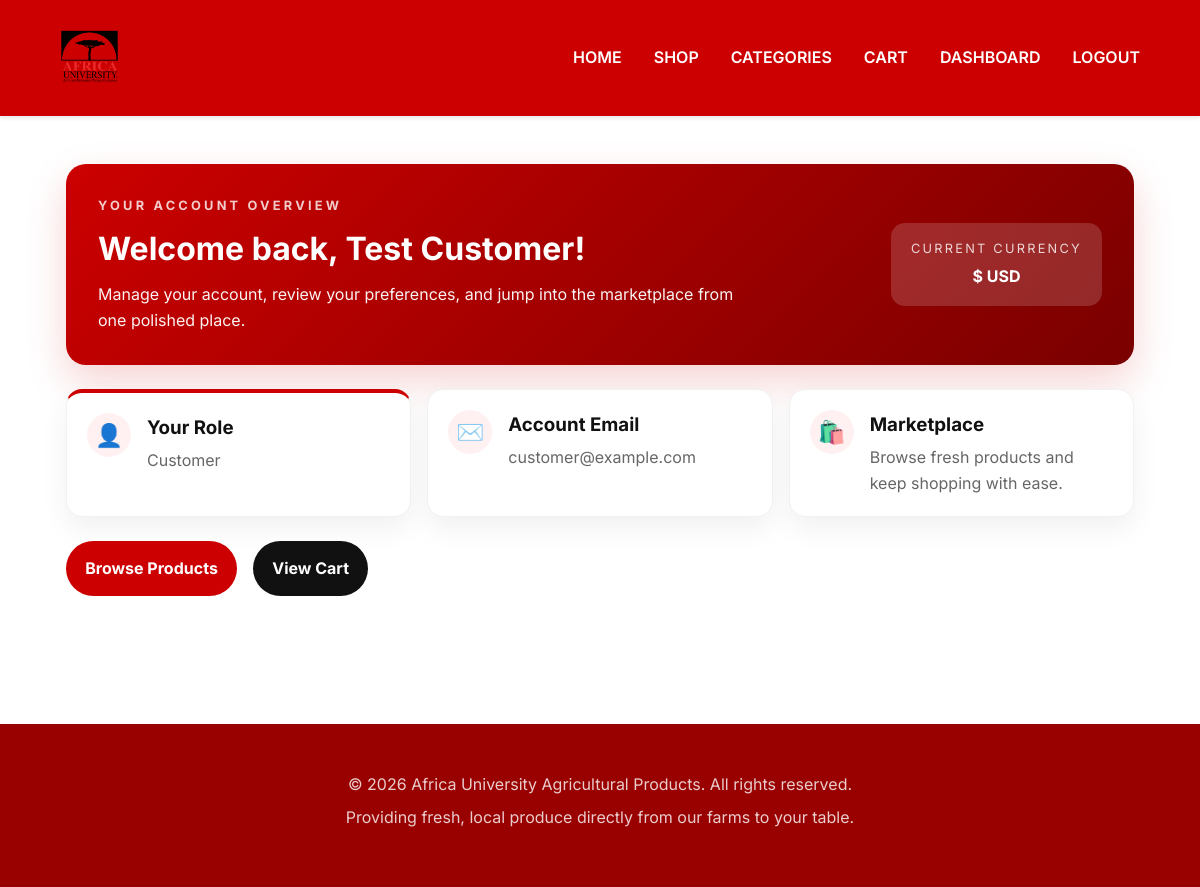
The app's page /dashboard (signed in) with its own data.
### app.py (models this page shows, shortened)
class User(db.Model):
    __tablename__ = "users"
    id = db.Column(db.Integer, primary_key=True)
    fullname = db.Column(db.String(120), nullable=False)
    email = db.Column(db.String(120), unique=True, nullable=False)
    password_hash = db.Column(db.String(256), nullable=False)
    role = db.Column(db.String(50), nullable=False, default="customer")

### app.py (the view)
@app.route("/dashboard")
@login_required
def dashboard():
    return render_template("dashboard.html")

### app.py (called while the page is built, shortened)
def login_required(view):
    @wraps(view)
    def wrapped_view(*args, **kwargs):
        if g.user is None:
            flash("Please log in to access that page.", "warning")
            return redirect(url_for("login"))
        return view(*args, **kwargs)
    return wrapped_view

def get_cart_items():
    cart_entries = session.get("cart", [])
    items = []
    return items

@app.context_processor
def inject_cart():
    cart_items = get_cart_items()
    cart_total = sum(item["price"] * item["quantity"] for item in cart_items)
    currency = session.get("currency", "USD")
    currency_info = {
        "ZAR": {"code": "ZAR", "symbol": "R", "label": "South African Rand"},
        "USD": {"code": "USD", "symbol": "$", "label": "US Dollar"},
        "EUR": {"code": "EUR", "symbol": "€", "label": "Euro"},
    }.get(currency, {"code": currency, "symbol": currency, "label": currency})
    return dict(
        global_cart=cart_items,
        global_cart_total=cart_total,
        selected_currency=currency,
        currency_info=currency_info,
    )

### templates/dashboard.html (shortened to what this page needs)
{% extends "base.html" %}
{% block content %}
<div class="dashboard-shell">
    <section class="dashboard-hero">
        <div>
            <p class="eyebrow">Your account overview</p>
            <h2>Welcome back, {{ g.user.fullname }}!</h2>
            <p class="hero-copy">Manage your account, review your preferences, and jump into the marketplace from one polished place.</p>
        </div>
        <div class="hero-badge">
            <span class="hero-badge-label">Current currency</span>
            <strong>{{ currency_info.symbol }} {{ currency_info.code }}</strong>
        </div>
    </section>
    <section class="dashboard-grid">
        <article class="dashboard-card dashboard-card-accent">
            <div class="card-icon">👤</div>
            <div>
                <h3>Your Role</h3>
                <p>{{ g.user.role|capitalize }}</p>
            </div>
        </article>
        <article class="dashboard-card">
            <div class="card-icon">✉️</div>
            <div>
                <h3>Account Email</h3>
                <p>{{ g.user.email }}</p>
            </div>
        </article>
        <article class="dashboard-card">
            <div class="card-icon">🛍️</div>
            <div>
                <h3>Marketplace</h3>
                <p>Browse fresh products and keep shopping with ease.</p>
            </div>
        </article>
    </section>
    <section class="dashboard-actions">
        <a href="{{ url_for('products') }}" class="action-link">Browse Products</a>
        <a href="{{ url_for('cart') }}" class="action-link action-link-secondary">View Cart</a>
    </section>
</div>
{% endblock %}

### static/css/style.css (style rules this page uses)
:root { --primary-color: #cc0000; --primary-hover: #990000; --secondary-color: #000000; --bg-color: #ffffff; --surface-color: #ffffff; --text-primary: #000000; --text-secondary: #333333; --border-color: #cccccc; --shadow-sm: 0 2px 4px rgba(0,0,0,0.1); --shadow-md: 0 4px 6px rgba(0,0,0,0.15); --shadow-lg: 0 10px 15px rgba(0,0,0,0.2); --radius: 4px; --transition: all 0.3s ease; }
* { margin: 0; padding: 0; box-sizing: border-box; }
body { font-family: 'Inter', -apple-system, BlinkMacSystemFont, "Segoe UI", Roboto, sans-serif; background-color: var(--bg-color); color: var(--text-primary); line-height: 1.6; min-height: 100vh; display: flex; flex-direction: column; }
.dashboard-shell { max-width: 1100px; margin: 3rem auto 4rem; padding: 0 1rem; }
.dashboard-hero { display: flex; justify-content: space-between; align-items: center; gap: 1.5rem; padding: 2rem; background: linear-gradient(135deg, #cc0000, #7a0000); color: white; border-radius: 20px; box-shadow: 0 16px 40px rgba(204, 0, 0, 0.18); margin-bottom: 1.5rem; }
.eyebrow { text-transform: uppercase; letter-spacing: 0.2rem; font-size: 0.8rem; font-weight: 700; opacity: 0.8; margin-bottom: 0.4rem; }
.dashboard-hero h2 { font-size: 2rem; margin-bottom: 0.5rem; }
.hero-copy { max-width: 640px; opacity: 0.95; }
.hero-badge { background: rgba(255, 255, 255, 0.16); padding: 1rem 1.25rem; border-radius: 14px; min-width: 180px; text-align: center; backdrop-filter: blur(10px); }
.hero-badge-label { display: block; font-size: 0.8rem; text-transform: uppercase; letter-spacing: 0.14rem; opacity: 0.8; margin-bottom: 0.3rem; }
.dashboard-grid { display: grid; grid-template-columns: repeat(auto-fit, minmax(230px, 1fr)); gap: 1rem; margin-bottom: 1.5rem; }
.dashboard-card { display: flex; gap: 1rem; align-items: flex-start; background: white; border-radius: 16px; padding: 1.25rem; box-shadow: 0 12px 28px rgba(0, 0, 0, 0.06); border: 1px solid #f1f1f1; }
.dashboard-card-accent { border-top: 4px solid #cc0000; }
.card-icon { font-size: 1.4rem; background: #fff1f1; color: #cc0000; width: 44px; height: 44px; border-radius: 50%; display: grid; place-items: center; flex-shrink: 0; }
.dashboard-card h3 { margin: 0 0 0.3rem; color: #111; }
.dashboard-card p { margin: 0; color: #666; }
.dashboard-actions { display: flex; flex-wrap: wrap; gap: 1rem; }
.action-link { display: inline-flex; align-items: center; justify-content: center; padding: 0.9rem 1.2rem; border-radius: 999px; background: #cc0000; color: white; text-decoration: none; font-weight: 700; transition: transform 0.2s ease, box-shadow 0.2s ease; }
.action-link-secondary { background: #111; }

### records on screen
User: user.fullname "Test Customer", user.role "Customer", user.email "customer@example.com"

### other values on screen
{{ currency_info.symbol }} "$"
{{ currency_info.code }} "USD"
